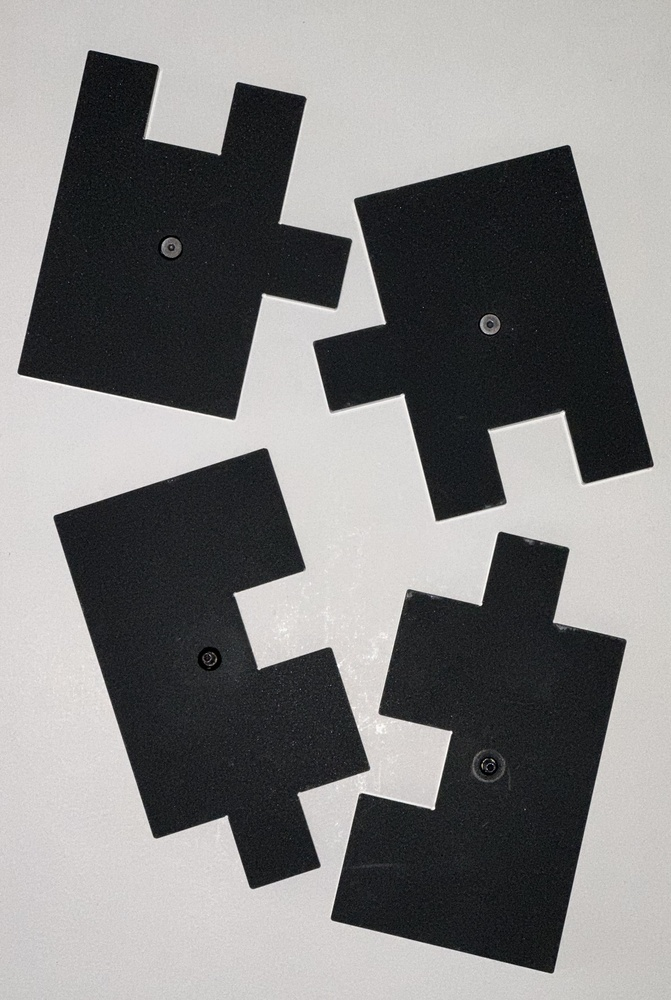
#> input picture solver-v2/images/puzzle.jpeg, 671 x 1000 px, shrunk from 2384 x 3555 before the run
$ python -i a4_finder.py   (imports and definitions only)
#> lines starting #> are read from the running program, lines starting #| are printed output that depends on the picture; after the words box and inside, x2 and y2 are one past the last pixel; in counts of white or black regions, pixels touching at a corner belong together
#> further down, picture is the input picture: shape (1000, 671, 3); mean B, G, R 128.2, 128.4, 129.1
"""Detect and rectify A4 paper regions in images."""

from __future__ import annotations

from dataclasses import dataclass
from pathlib import Path
from typing import Optional, Union

import cv2
import numpy as np


A4_ASPECT_RATIO = 297.0 / 210.0  # long side / short side


@dataclass
class A4Detection:
    """Represents a detected A4 sheet in image coordinates."""

    corners: np.ndarray  # shape (4, 2), ordered TL, TR, BR, BL
    contour_area: float
    aspect_ratio: float


def _order_corners(points: np.ndarray) -> np.ndarray:
    """Order corner points clockwise: top-left, top-right, bottom-right, bottom-left."""
    pts = points.astype(np.float32)
    s = pts.sum(axis=1)
    diff = np.diff(pts, axis=1).reshape(-1)

    top_left = pts[np.argmin(s)]
    bottom_right = pts[np.argmax(s)]
    top_right = pts[np.argmin(diff)]
    bottom_left = pts[np.argmax(diff)]

    return np.array([top_left, top_right, bottom_right, bottom_left], dtype=np.float32)


def _build_white_mask(
    image: np.ndarray,
    debug_dir: Optional[Union[str, Path]] = None,
) -> np.ndarray:
    """
    Build a mask that highlights white-ish paper.

    The mask is tuned for white A4 paper on wood backgrounds and tolerates
    dark puzzle pieces lying on the paper.
    """
    debug_path = Path(debug_dir) if debug_dir else None

    hsv = cv2.cvtColor(image, cv2.COLOR_BGR2HSV)
#> hsv: shape (1000, 671, 3); mean H, S, V 60.9, 18.5, 130.9
    # White paper is usually bright and low saturation.
    white_mask = cv2.inRange(hsv, (0, 0, 120), (180, 95, 255))
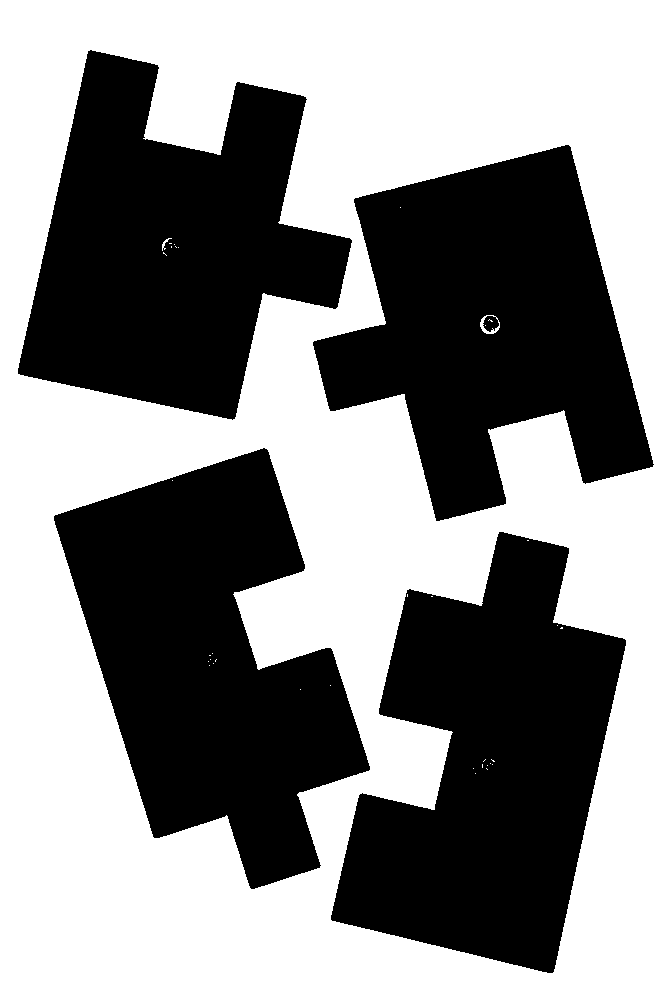
#> white_mask: shape (1000, 671); 55.2% white; 4 black regions, box (x1, y1, x2, y2) and area: (331, 532, 626, 973) 76981, (54, 448, 370, 889) 76211, (313, 145, 654, 521) 73805, (18, 50, 352, 420) 73336
    if debug_path:
        cv2.imwrite(str(debug_path / "02_hsv_white_mask.png"), white_mask)

    gray = cv2.cvtColor(image, cv2.COLOR_BGR2GRAY)
    gray_blur = cv2.GaussianBlur(gray, (5, 5), 0)
    _, bright_mask = cv2.threshold(gray_blur, 0, 255, cv2.THRESH_BINARY + cv2.THRESH_OTSU)
#> bright_mask: shape (1000, 671); 55.3% white; 4 black regions, box (x1, y1, x2, y2) and area: (331, 532, 626, 973) 76872, (54, 449, 370, 889) 76107, (314, 145, 653, 521) 73811, (18, 50, 352, 419) 73320
    if debug_path:
        cv2.imwrite(str(debug_path / "03_otsu_bright_mask.png"), bright_mask)

    combined = cv2.bitwise_and(white_mask, bright_mask)
#> combined: shape (1000, 671); 55.2% white; 4 black regions, box (x1, y1, x2, y2) and area: (331, 532, 626, 973) 77017, (54, 448, 370, 889) 76230, (313, 145, 654, 521) 73906, (18, 50, 352, 420) 73405
    if debug_path:
        cv2.imwrite(str(debug_path / "04_combined_before_morph.png"), combined)

    # Close holes caused by dark puzzle pieces on top of paper.
    close_kernel = cv2.getStructuringElement(cv2.MORPH_RECT, (13, 13))
    open_kernel = cv2.getStructuringElement(cv2.MORPH_RECT, (5, 5))
    combined = cv2.morphologyEx(combined, cv2.MORPH_CLOSE, close_kernel, iterations=2)
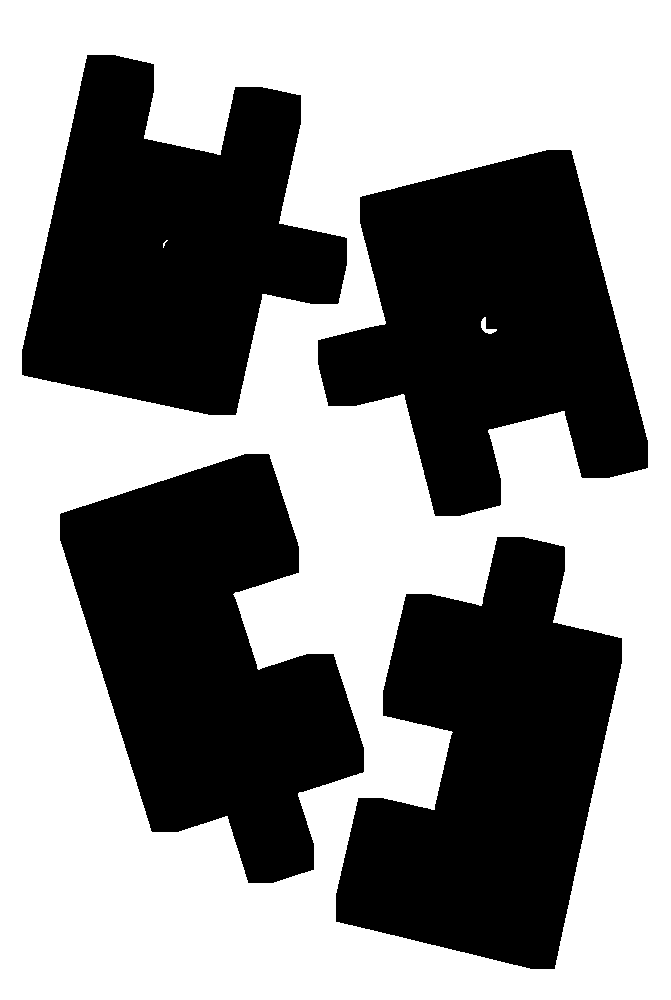
#> combined: shape (1000, 671); 55.6% white; 4 black regions, box (x1, y1, x2, y2) and area: (336, 537, 622, 969) 76540, (60, 454, 364, 883) 75551, (318, 150, 648, 516) 73277, (22, 55, 347, 415) 72869
    combined = cv2.morphologyEx(combined, cv2.MORPH_OPEN, open_kernel, iterations=1)
#> combined: shape (1000, 671); 55.5% white; 4 black regions, box (x1, y1, x2, y2) and area: (336, 537, 622, 969) 76555, (60, 454, 364, 883) 75565, (318, 150, 648, 516) 73361, (22, 55, 347, 415) 72894
    if debug_path:
        cv2.imwrite(str(debug_path / "05_mask_final.png"), combined)
    return combined


def detect_a4_area(
    image: np.ndarray,
    min_image_coverage: float = 0.10,
    debug_dir: Optional[Union[str, Path]] = None,
) -> Optional[A4Detection]:
    """
    Detect the dominant A4-like white area.

    Args:
        image: BGR image.
        min_image_coverage: Minimum contour area as fraction of full image.
        debug_dir: If set, save step-by-step debug images (01_input through 09_a4_detected).

    Returns:
        A4Detection if found, else None.
    """
    debug_path = Path(debug_dir) if debug_dir else None
    if debug_path:
        debug_path.mkdir(parents=True, exist_ok=True)
        cv2.imwrite(str(debug_path / "01_input.png"), image)

    mask = _build_white_mask(image, debug_dir=debug_dir)
    contours, _ = cv2.findContours(mask, cv2.RETR_EXTERNAL, cv2.CHAIN_APPROX_SIMPLE)
#> contours = [[[0, 0], [0, 999], [670, 999], [670, 0]]]

    if debug_path:
        # 06: all contours on mask
        vis_all = cv2.cvtColor(mask, cv2.COLOR_GRAY2BGR)
        cv2.drawContours(vis_all, contours, -1, (0, 255, 0), 2)
        cv2.putText(
            vis_all, f"contours: {len(contours)}", (10, 30),
            cv2.FONT_HERSHEY_SIMPLEX, 1, (0, 255, 0), 2,
        )
        cv2.imwrite(str(debug_path / "06_contours_all.png"), vis_all)

    if not contours:
        return None

    img_area = float(image.shape[0] * image.shape[1])
#> img_area = 671000
    min_area = img_area * float(min_image_coverage)
#> min_area = 67100

    contours_min_area = []
    contours_a4_ratio = []

    best_detection = None
    best_score = float("inf")
    best_contour = None

    for contour in contours:
        area = cv2.contourArea(contour)
        if area < min_area:
            continue
        contours_min_area.append(contour)

        rect = cv2.minAreaRect(contour)
        (w, h) = rect[1]
        if w <= 1 or h <= 1:
            continue

        ratio = max(w, h) / min(w, h)
        if ratio < 1.18 or ratio > 1.75:
            continue
        contours_a4_ratio.append(contour)

        # Prefer large contours with A4-like ratio.
        ratio_error = abs(ratio - A4_ASPECT_RATIO)
        area_bonus = area / img_area
        score = ratio_error - 0.35 * area_bonus

        if score < best_score:
            peri = cv2.arcLength(contour, True)
            approx = cv2.approxPolyDP(contour, 0.02 * peri, True)
            if len(approx) == 4:
                corners = approx.reshape(4, 2)
            else:
                corners = cv2.boxPoints(rect)

            best_detection = A4Detection(
                corners=_order_corners(corners),
                contour_area=float(area),
                aspect_ratio=float(ratio),
            )
            best_score = score
            best_contour = contour
#> this loop made 1 pass
#> (area, rect, w, h, ratio, ratio_error, area_bonus, score) on pass 1: (669330, ((335, 499.5), (999, 670), -90), 999, 670, 1.49, 0.0768, 0.998, -0.272)
#> after the loop, best_score = -0.272; contours_a4_ratio = [[[0, 0], [0, 999], [670, 999], [670, 0]]]; contours_min_area = [[[0, 0], [0, 999], [670, 999], [670, 0]]]; peri = 3338

    if debug_path:
        # 07: contours passing min_area
        vis_min = cv2.cvtColor(mask, cv2.COLOR_GRAY2BGR)
        cv2.drawContours(vis_min, contours_min_area, -1, (0, 255, 0), 2)
        cv2.putText(
            vis_min, f"min_area>={min_area:.0f} ({len(contours_min_area)})", (10, 30),
            cv2.FONT_HERSHEY_SIMPLEX, 0.8, (0, 255, 0), 2,
        )
        cv2.imwrite(str(debug_path / "07_contours_min_area.png"), vis_min)

        # 08: contours passing A4 aspect ratio
        vis_ratio = cv2.cvtColor(mask, cv2.COLOR_GRAY2BGR)
        cv2.drawContours(vis_ratio, contours_a4_ratio, -1, (0, 255, 0), 2)
        cv2.putText(
            vis_ratio, f"A4 ratio 1.18-1.75 ({len(contours_a4_ratio)})", (10, 30),
            cv2.FONT_HERSHEY_SIMPLEX, 0.8, (0, 255, 0), 2,
        )
        cv2.imwrite(str(debug_path / "08_contours_a4_ratio.png"), vis_ratio)

        # 09: chosen A4 on original image
        vis_final = image.copy()
        if best_contour is not None and best_detection is not None:
            cv2.drawContours(vis_final, [best_contour], -1, (0, 255, 0), 3)
            for idx, pt in enumerate(best_detection.corners.astype(int)):
                cv2.circle(vis_final, tuple(pt), 8, (0, 0, 255), -1)
                cv2.putText(
                    vis_final, str(idx), (int(pt[0]) + 10, int(pt[1]) - 10),
                    cv2.FONT_HERSHEY_SIMPLEX, 0.7, (255, 255, 0), 2,
                )
            cv2.putText(
                vis_final, f"ratio={best_detection.aspect_ratio:.3f}", (10, 30),
                cv2.FONT_HERSHEY_SIMPLEX, 0.8, (0, 255, 255), 2,
            )
        else:
            cv2.putText(
                vis_final, "No A4 candidate", (10, 30),
                cv2.FONT_HERSHEY_SIMPLEX, 0.8, (0, 0, 255), 2,
            )
        cv2.imwrite(str(debug_path / "09_a4_detected.png"), vis_final)

    return best_detection


def warp_a4_region(image: np.ndarray, detection: A4Detection) -> np.ndarray:
    """
    Perspective-rectify the detected A4 sheet.

    Keeps the detected scale (in pixels) while forcing A4 proportions.
    """
    corners = detection.corners.astype(np.float32)
    tl, tr, br, bl = corners

    top_w = np.linalg.norm(tr - tl)
    bottom_w = np.linalg.norm(br - bl)
    left_h = np.linalg.norm(bl - tl)
    right_h = np.linalg.norm(br - tr)

    observed_w = max(top_w, bottom_w)
    observed_h = max(left_h, right_h)

    if observed_w >= observed_h:
        out_w = int(max(50, round(observed_w)))
        out_h = int(max(50, round(out_w / A4_ASPECT_RATIO)))
    else:
        out_h = int(max(50, round(observed_h)))
        out_w = int(max(50, round(out_h / A4_ASPECT_RATIO)))

    dst = np.array(
        [
            [0, 0],
            [out_w - 1, 0],
            [out_w - 1, out_h - 1],
            [0, out_h - 1],
        ],
        dtype=np.float32,
    )

    matrix = cv2.getPerspectiveTransform(corners, dst)
    return cv2.warpPerspective(image, matrix, (out_w, out_h))

>>> import cv2
>>> picture = cv2.imread('../images/puzzle.jpeg')
>>> result = detect_a4_area(picture)
